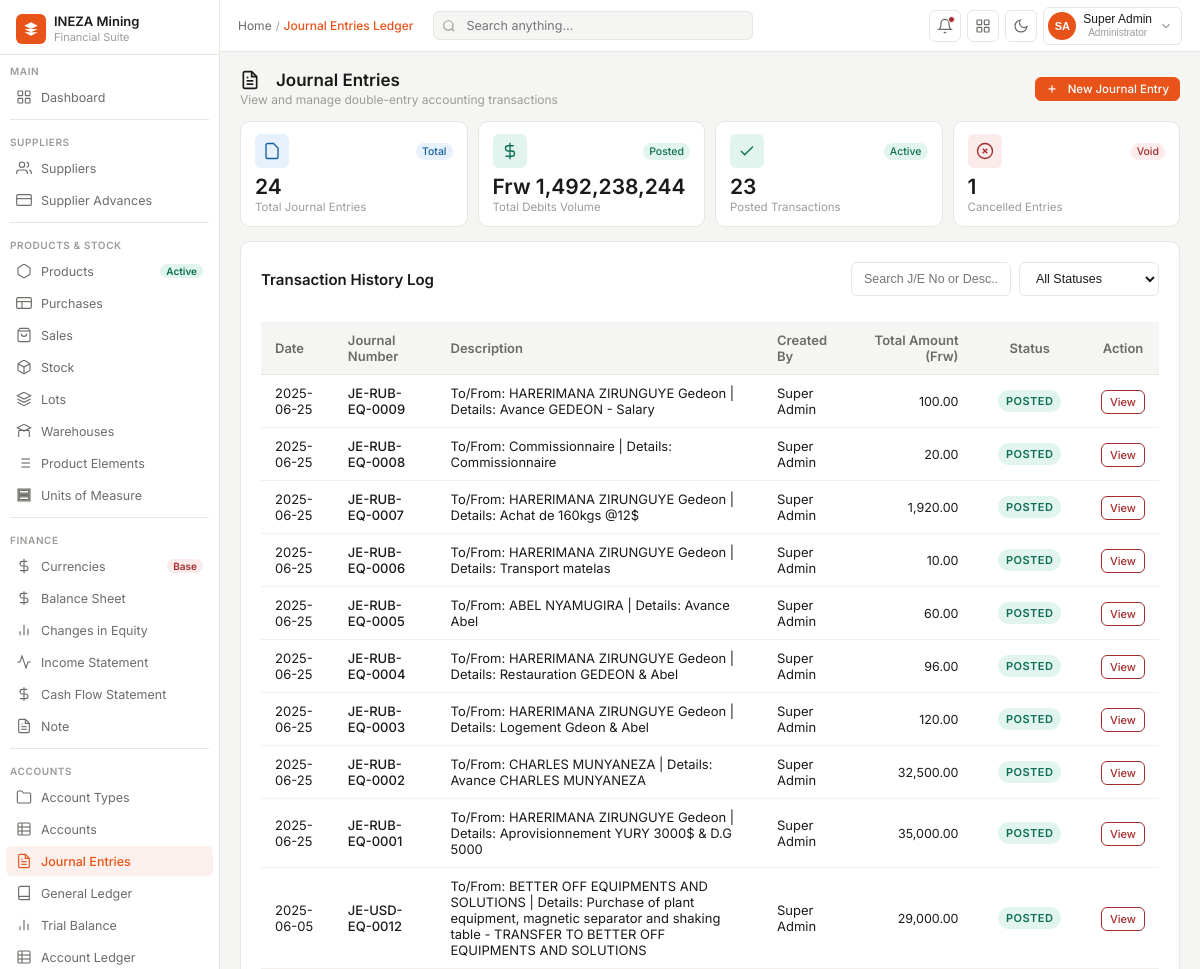
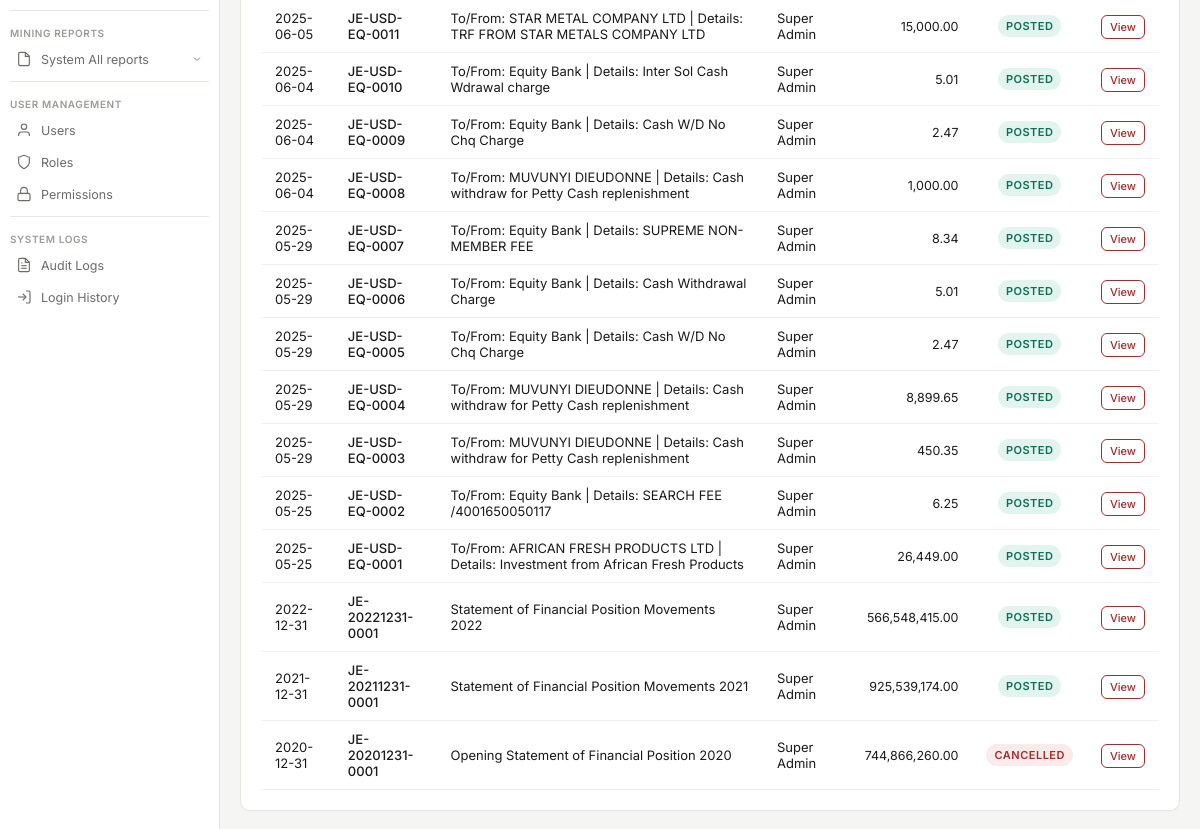
The app's page /pages/journal_entries/index.php (signed in) with its own data (2 pictures, top to bottom).
### tables this page shows
CREATE TABLE `journal_entries` (
  `id` bigint(20) NOT NULL,
  `journal_no` varchar(100) DEFAULT NULL,
  `entry_date` date DEFAULT NULL,
  `description` text DEFAULT NULL,
  `statuss` enum('DRAFT','POSTED','CANCELLED') NOT NULL DEFAULT 'DRAFT',
  `created_by` bigint(20) DEFAULT NULL,
  `created_at` timestamp NOT NULL DEFAULT current_timestamp()
);

### config/permissions.php (called while the page is built, shortened)
<?php
function hasPermission($conn, $userId, $permissionCode) {
    $userId = (int)$userId;
    $roleQuery = "SELECT r.name FROM roles r
                  JOIN user_roles ur ON r.id = ur.role_id
                  WHERE ur.user_id = $userId";
    $roleResult = mysqli_query($conn, $roleQuery);
    if ($roleResult) {
        while ($row = mysqli_fetch_assoc($roleResult)) {
            if (strtolower($row['name']) === 'admin') {
                return true;
            }
        }
    }
    return false;
}
?>

### pages/journal_entries/index.php (the view, shortened to what this page needs)
<?php
require_once __DIR__ . '/../../config/db.php';
require_once __DIR__ . '/../../config/permissions.php';
$userId = $_SESSION['user_id'] ?? 0;
$canCreate = hasPermission($conn, $userId, 'create_journal_entry');
$statsQuery = "SELECT
                COUNT(*) as total_count,
                SUM(CASE WHEN statuss = 'DRAFT' THEN 1 ELSE 0 END) as draft_count,
                SUM(CASE WHEN statuss = 'POSTED' THEN 1 ELSE 0 END) as posted_count,
                SUM(CASE WHEN statuss = 'CANCELLED' THEN 1 ELSE 0 END) as cancelled_count
               FROM journal_entries";
$statsRes = mysqli_query($conn, $statsQuery);
$stats = mysqli_fetch_assoc($statsRes) ?? ['total_count' => 0, 'draft_count' => 0, 'posted_count' => 0, 'cancelled_count' => 0];
$debitsQuery = "SELECT SUM(debit) as total_debits
                FROM journal_entry_lines jel
                JOIN journal_entries je ON jel.journal_entry_id = je.id
                WHERE je.statuss = 'POSTED'";
$debitsRes = mysqli_query($conn, $debitsQuery);
$debitsRow = mysqli_fetch_assoc($debitsRes);
$totalDebitsVal = $debitsRow['total_debits'] ?? 0.0;
$listQuery = "SELECT je.*,
                     COALESCE(SUM(jel.debit), 0.00) as total_amount,
                     CONCAT(u.first_name, ' ', u.last_name) as creator_name
              FROM journal_entries je
              LEFT JOIN journal_entry_lines jel ON je.id = jel.journal_entry_id
              LEFT JOIN users u ON je.created_by = u.id
              GROUP BY je.id
              ORDER BY je.entry_date DESC, je.id DESC";
$listResult = mysqli_query($conn, $listQuery);
$entries = [];
if ($listResult) {
    while ($row = mysqli_fetch_assoc($listResult)) {
        $entries[] = $row;
    }
}
?>
<!DOCTYPE html>
<html lang="en">
<head>
<link rel="stylesheet" href="../../src/css/dashboard.css">
<link rel="stylesheet" href="../../src/css/sidebar.css">
<link rel="stylesheet" href="../../src/css/navbar.css">
<link rel="stylesheet" href="../../src/css/journal_entries.css">
</head>
<body>
<?php include '../include/sidebar.php'; ?>
<div class="main">
  <?php $page_title = "Journal Entries Ledger"; include '../include/navbar.php'; ?>
  <div class="content" id="journalListContent">
    <div class="page-header">
      <div>
        <h1 class="page-title">
          Journal Entries
        </h1>
        <div class="page-sub">View and manage double-entry accounting transactions</div>
      </div>
      <div class="page-actions">
        <?php if ($canCreate): ?>
          <a href="create" class="btn-sm btn-primary" style="text-decoration: none; display: inline-flex; align-items: center; gap: 6px;">
            <svg class="btn-icon btn-icon-white" viewBox="0 0 24 24"><line x1="12" y1="5" x2="12" y2="19"/><line x1="5" y1="12" x2="19" y2="12"/></svg>
            New Journal Entry
          </a>
        <?php endif; ?>
      </div>
    </div>
    <div class="stats-grid">
      <div class="stat-card">
        <div class="stat-top">
          <div class="stat-icon" style="background:var(--blue-bg)">
            <svg viewBox="0 0 24 24" style="stroke:var(--blue)"><path d="M14 2H6a2 2 0 0 0-2 2v16a2 2 0 0 0 2 2h12a2 2 0 0 0 2-2V8z"/></svg>
          </div>
          <span class="stat-trend trend-blue">Total</span>
        </div>
        <div class="stat-val"><?php echo (int)$stats['total_count']; ?></div>
        <div class="stat-label">Total Journal Entries</div>
      </div>
      <div class="stat-card">
        <div class="stat-top">
          <div class="stat-icon" style="background:var(--green-bg)">
            <svg viewBox="0 0 24 24" style="stroke:var(--green)"><line x1="12" y1="1" x2="12" y2="23"/><path d="M17 5H9.5a3.5 3.5 0 0 0 0 7h5a3.5 3.5 0 0 1 0 7H6"/></svg>
          </div>
          <span class="stat-trend trend-up">Posted</span>
        </div>
        <div class="stat-val">Frw <?php echo number_format($totalDebitsVal, 0); ?></div>
        <div class="stat-label">Total Debits Volume</div>
      </div>
      <div class="stat-card">
        <div class="stat-top">
          <div class="stat-icon" style="background:var(--green-bg)">
            <svg viewBox="0 0 24 24" style="stroke:var(--green)"><polyline points="20 6 9 17 4 12"/></svg>
          </div>
          <span class="stat-trend trend-up">Active</span>
        </div>
        <div class="stat-val"><?php echo (int)($stats['posted_count'] ?? 0); ?></div>
        <div class="stat-label">Posted Transactions</div>
      </div>
      <div class="stat-card">
        <div class="stat-top">
          <div class="stat-icon" style="background:var(--red-bg)">
            <svg viewBox="0 0 24 24" style="stroke:var(--red)"><circle cx="12" cy="12" r="10"/><line x1="15" y1="9" x2="9" y2="15"/><line x1="9" y1="9" x2="15" y2="15"/></svg>
          </div>
          <span class="stat-trend trend-down">Void</span>
        </div>
        <div class="stat-val"><?php echo (int)($stats['cancelled_count'] ?? 0); ?></div>
        <div class="stat-label">Cancelled Entries</div>
      </div>
    </div>
    <div class="journal-container">
      <div class="journal-card">
        <div class="journal-card-header" style="border-bottom: none; margin-bottom: 0;">
          <div class="journal-card-title">Transaction History Log</div>
          <div style="display: flex; gap: 8px;">
            <input type="text" id="searchInput" class="form-control" placeholder="Search J/E No or Desc..." style="max-width: 240px; font-size: 12.5px;">
            <select id="statusFilter" class="form-control" style="max-width: 140px; font-size: 12.5px;">
              <option value="all">All Statuses</option>
            </select>
          </div>
        </div>
        <div class="note-table-wrapper" style="margin-top: 14px;">
          <table class="journal-table" id="journalTable">
            <thead>
              <tr>
                <th>Date</th>
                <th>Journal Number</th>
                <th>Description</th>
                <th>Created By</th>
                <th class="num-val">Total Amount (Frw)</th>
                <th style="text-align: center;">Status</th>
                <th style="text-align: center;">Action</th>
              </tr>
            </thead>
            <tbody>
              <?php if (count($entries) === 0): ?>
                <tr>
                  <td colspan="7" style="text-align: center; color: var(--text2); padding: 24px;">No journal entries found.</td>
                </tr>
              <?php else: ?>
                <?php foreach ($entries as $entry): ?>
                  <tr class="journal-row" data-status="<?php echo $entry['statuss']; ?>">
                    <td><?php echo date('Y-m-d', strtotime($entry['entry_date'])); ?></td>
                    <td style="font-weight: 500; font-family: 'Inter', monospace;" class="je-no"><?php echo htmlspecialchars($entry['journal_no']); ?></td>
                    <td class="je-desc"><?php echo htmlspecialchars($entry['description']); ?></td>
                    <td><?php echo htmlspecialchars($entry['creator_name'] ?? 'System'); ?></td>
                    <td class="num-val"><?php echo number_format($entry['total_amount'], 2); ?></td>
                    <td style="text-align: center;">
                      <span class="status-badge <?php echo strtolower($entry['statuss']); ?>">
                        <?php echo htmlspecialchars($entry['statuss']); ?>
                      </span>
                    </td>
                    <td style="text-align: center;">
                      <a href="view?id=<?php echo $entry['id']; ?>" class="btn-danger-outline" style="padding: 4px 8px; font-size: 11px; text-decoration: none;">View</a>
                    </td>
                  </tr>
                <?php endforeach; ?>
              <?php endif; ?>
            </tbody>
          </table>
        </div>
      </div>
    </div>
  </div>
</div>
</body>
</html>

### src/css/dashboard.css (style rules this page uses)
* { margin: 0; padding: 0; box-sizing: border-box; }
:root { --orange: #E8531A; --orange-light: #FBF0EB; --orange-mid: #F26B3A; --sidebar-w: 220px; --nav-h: 52px; --bg: #F5F5F4; --card: #fff; --border: #E8E6E1; --border-hover: #ccc; --table-border: #F2F0ED; --table-hover: #FAFAF8; --text: #1A1A18; --text2: #6B6B67; --text3: #9B9B97; --green: #0F6E56; --green-bg: #E1F5EE; --amber: #BA7517; --amber-bg: #FAEEDA; --red: #A32D2D; --red-bg: #FCEBEB; --blue: #185FA5; --blue-bg: #E6F1FB; --alert-red-bg: #FFF8F8; --alert-amber-bg: #FFFBF4; --alert-green-bg: #F4FBF7; --alert-blue-bg: #F4F8FB; --radius: 6px; --radius-lg: 10px; font-family: 'Inter', sans-serif; }
body { background: var(--bg); color: var(--text); font-size: 13px; display: flex; height: 100vh; overflow: hidden; transition: background 0.2s ease, color 0.2s ease; }
.main { flex: 1; display: flex; flex-direction: column; overflow: hidden; }
.content { flex: 1; overflow-y: auto; padding: 18px 20px; }
.page-header { display: flex; align-items: center; justify-content: space-between; margin-bottom: 4px; }
.page-title { font-size: 17px; font-weight: 600; color: var(--text); display: flex; align-items: center; gap: 8px; }
.page-title svg { width: 20px; height: 20px; fill: none; stroke: var(--orange); stroke-width: 1.8; }
.page-sub { font-size: 12px; color: var(--text3); margin-top: 2px; }
.page-actions { display: flex; gap: 8px; }
.stats-grid { display: grid; grid-template-columns: repeat(4, 1fr); gap: 10px; margin: 14px 0; }
.stat-card { background: var(--card); border: 1px solid var(--border); border-radius: var(--radius-lg); padding: 12px 14px; cursor: pointer; transition: border-color .15s, background 0.2s ease; }
.stat-top { display: flex; align-items: center; justify-content: space-between; margin-bottom: 8px; }
.stat-icon { width: 34px; height: 34px; border-radius: var(--radius); display: flex; align-items: center; justify-content: center; }
.stat-icon svg { width: 18px; height: 18px; stroke-width: 1.8; fill: none; }
.stat-trend { font-size: 10.5px; font-weight: 500; padding: 2px 6px; border-radius: 10px; }
.trend-up { color: var(--green); background: var(--green-bg); }
.trend-down { color: var(--red); background: var(--red-bg); }
.trend-blue { color: var(--blue); background: var(--blue-bg); }
.stat-val { font-size: 21px; font-weight: 600; color: var(--text); line-height: 1; }
.stat-label { font-size: 11.5px; color: var(--text3); margin-top: 3px; }
.btn-sm { padding: 4px 10px; border-radius: var(--radius); font-size: 11.5px; font-weight: 500; cursor: pointer; border: 1px solid var(--border); background: transparent; color: var(--text2); font-family: inherit; transition: all .15s; }
.btn-primary { background: var(--orange); color: #fff; border-color: var(--orange); }
.btn-icon { width: 12px; height: 12px; stroke: currentColor; fill: none; stroke-width: 2; vertical-align: -1px; margin-right: 4px; }
.btn-icon-white { stroke: #fff; stroke-width: 2.5; }

### records on screen
journal_entries: entry_date "2025-06-25", journal_no "JE-RUB-EQ-0009", description "To/From: HARERIMANA ZIRUNGUYE Gedeon | Details: Avance GEDEON - Salary", creator_name "Super Admin", total_amount "100.00", statuss "POSTED"
journal_entries: entry_date "2025-06-25", journal_no "JE-RUB-EQ-0008", description "To/From: Commissionnaire | Details: Commissionnaire", creator_name "Super Admin", total_amount "20.00", statuss "POSTED"
journal_entries: entry_date "2025-06-25", journal_no "JE-RUB-EQ-0007", description "To/From: HARERIMANA ZIRUNGUYE Gedeon | Details: Achat de 160kgs @12$", creator_name "Super Admin", total_amount "1,920.00", statuss "POSTED"
journal_entries: entry_date "2025-06-25", journal_no "JE-RUB-EQ-0006", description "To/From: HARERIMANA ZIRUNGUYE Gedeon | Details: Transport matelas", creator_name "Super Admin", total_amount "10.00", statuss "POSTED"
journal_entries: entry_date "2025-06-25", journal_no "JE-RUB-EQ-0005", description "To/From: ABEL NYAMUGIRA | Details: Avance Abel", creator_name "Super Admin", total_amount "60.00", statuss "POSTED"
journal_entries: entry_date "2025-06-25", journal_no "JE-RUB-EQ-0004", description "To/From: HARERIMANA ZIRUNGUYE Gedeon | Details: Restauration GEDEON & Abel", creator_name "Super Admin", total_amount "96.00", statuss "POSTED"
journal_entries: entry_date "2025-06-25", journal_no "JE-RUB-EQ-0003", description "To/From: HARERIMANA ZIRUNGUYE Gedeon | Details: Logement Gdeon & Abel", creator_name "Super Admin", total_amount "120.00", statuss "POSTED"
journal_entries: entry_date "2025-06-25", journal_no "JE-RUB-EQ-0002", description "To/From: CHARLES MUNYANEZA | Details: Avance CHARLES MUNYANEZA", creator_name "Super Admin", total_amount "32,500.00", statuss "POSTED"
journal_entries: entry_date "2025-06-25", journal_no "JE-RUB-EQ-0001", description "To/From: HARERIMANA ZIRUNGUYE Gedeon | Details: Aprovisionnement YURY 3000$ & D.G 5000", creator_name "Super Admin", total_amount "35,000.00", statuss "POSTED"
journal_entries: entry_date "2025-06-05", journal_no "JE-USD-EQ-0012", description "To/From: BETTER OFF EQUIPMENTS AND SOLUTIONS | Details: Purchase of plant equipment, magnetic separator and shaking table - TRANSFER TO BETTER OFF EQUIPMENTS AND SOLUTIONS", creator_name "Super Admin", total_amount "29,000.00", statuss "POSTED"
journal_entries: entry_date "2025-06-05", journal_no "JE-USD-EQ-0011", description "To/From: STAR METAL COMPANY LTD | Details: TRF FROM STAR METALS COMPANY LTD", creator_name "Super Admin", total_amount "15,000.00", statuss "POSTED"
journal_entries: entry_date "2025-06-04", journal_no "JE-USD-EQ-0010", description "To/From: Equity Bank | Details: Inter Sol Cash Wdrawal charge", creator_name "Super Admin", total_amount "5.01", statuss "POSTED"
journal_entries: entry_date "2025-06-04", journal_no "JE-USD-EQ-0009", description "To/From: Equity Bank | Details: Cash W/D No Chq Charge", creator_name "Super Admin", total_amount "2.47", statuss "POSTED"
journal_entries: entry_date "2025-06-04", journal_no "JE-USD-EQ-0008", description "To/From: MUVUNYI DIEUDONNE | Details: Cash withdraw for Petty Cash replenishment", creator_name "Super Admin", total_amount "1,000.00", statuss "POSTED"
journal_entries: entry_date "2025-05-29", journal_no "JE-USD-EQ-0007", description "To/From: Equity Bank | Details: SUPREME NON-MEMBER FEE", creator_name "Super Admin", total_amount "8.34", statuss "POSTED"
journal_entries: entry_date "2025-05-29", journal_no "JE-USD-EQ-0006", description "To/From: Equity Bank | Details: Cash Withdrawal Charge", creator_name "Super Admin", total_amount "5.01", statuss "POSTED"
journal_entries: entry_date "2025-05-29", journal_no "JE-USD-EQ-0005", description "To/From: Equity Bank | Details: Cash W/D No Chq Charge", creator_name "Super Admin", total_amount "2.47", statuss "POSTED"
journal_entries: entry_date "2025-05-29", journal_no "JE-USD-EQ-0004", description "To/From: MUVUNYI DIEUDONNE | Details: Cash withdraw for Petty Cash replenishment", creator_name "Super Admin", total_amount "8,899.65", statuss "POSTED"
journal_entries: entry_date "2025-05-29", journal_no "JE-USD-EQ-0003", description "To/From: MUVUNYI DIEUDONNE | Details: Cash withdraw for Petty Cash replenishment", creator_name "Super Admin", total_amount "450.35", statuss "POSTED"
journal_entries: entry_date "2025-05-25", journal_no "JE-USD-EQ-0002", description "To/From: Equity Bank | Details: SEARCH FEE /4001650050117", creator_name "Super Admin", total_amount "6.25", statuss "POSTED"
journal_entries: entry_date "2025-05-25", journal_no "JE-USD-EQ-0001", description "To/From: AFRICAN FRESH PRODUCTS LTD | Details: Investment from African Fresh Products", creator_name "Super Admin", total_amount "26,449.00", statuss "POSTED"
journal_entries: entry_date "2022-12-31", journal_no "JE-20221231-0001", description "Statement of Financial Position Movements 2022", creator_name "Super Admin", total_amount "566,548,415.00", statuss "POSTED"
journal_entries: entry_date "2021-12-31", journal_no "JE-20211231-0001", description "Statement of Financial Position Movements 2021", creator_name "Super Admin", total_amount "925,539,174.00", statuss "POSTED"
journal_entries: entry_date "2020-12-31", journal_no "JE-20201231-0001", description "Opening Statement of Financial Position 2020", creator_name "Super Admin", total_amount "744,866,260.00", statuss "CANCELLED"

### other values on screen
$page_title "Journal Entries Ledger"
$initials "SA"
$stats['total_count'] "24"
$totalDebitsVal "1,492,238,244"
$stats['posted_count'] "23"
$stats['cancelled_count'] "1"
